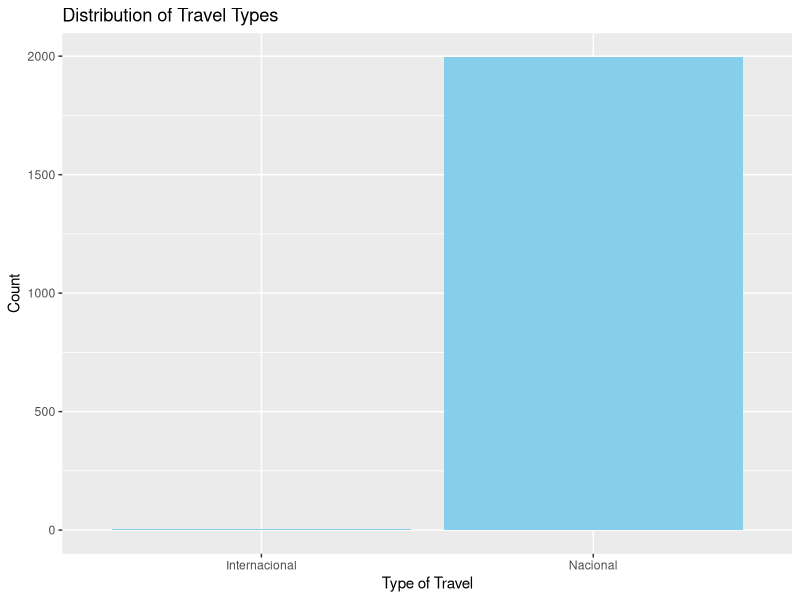
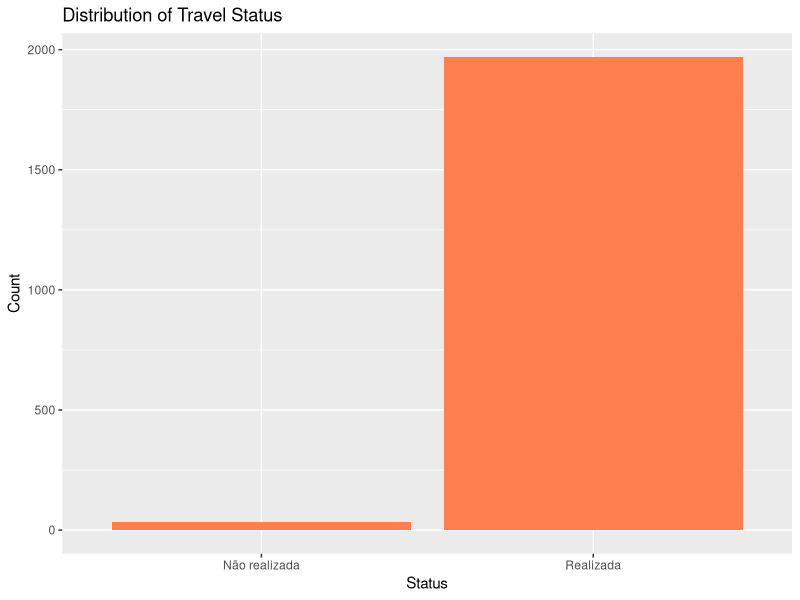
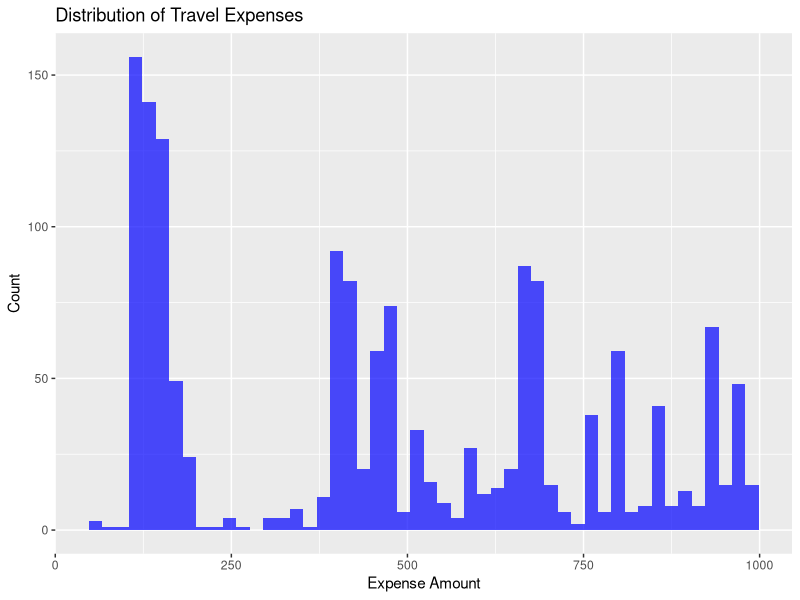
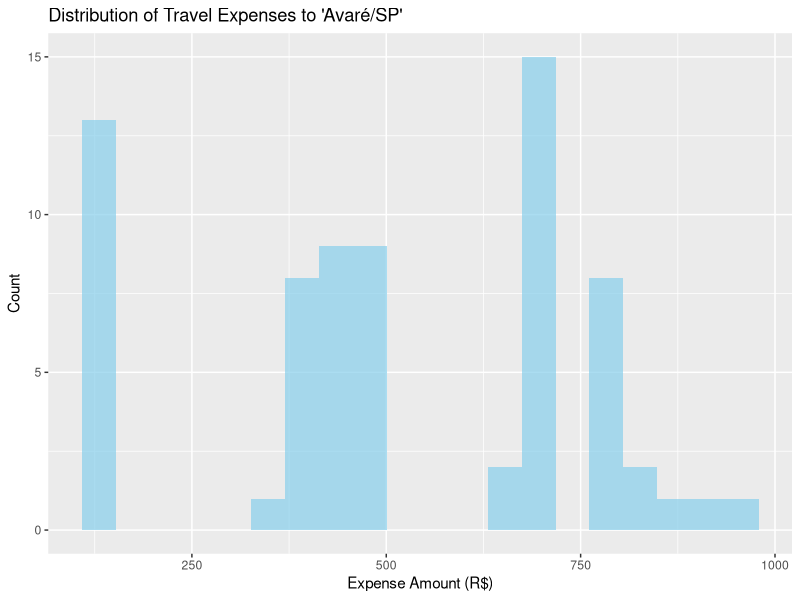
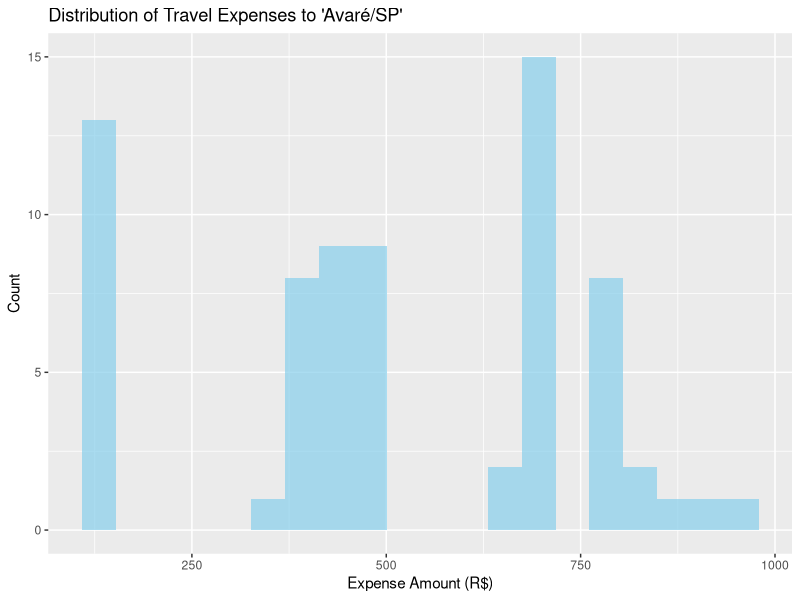

Here is the R script that generated these plots, in order:
# Install the necessary libraries
setwd("Aula 23102023")

library(lubridate)
suppressPackageStartupMessages(library(tidyverse))

# Import the data
data <- read.csv("exemplo_viagens.csv", sep=";", stringsAsFactors=FALSE)

# View the structure of the data
str(data)

# Summary of the data
summary(data)

# Remove the 'X' column
data <- data %>% select(-X)

# Plot distribution of travel types
data %>%
  group_by(`Tipo.Viagem`) %>%
  summarize(count = n()) %>%
  ggplot(aes(x = `Tipo.Viagem`, y = count)) +
  geom_bar(stat = "identity", fill = "skyblue") +
  labs(title = "Distribution of Travel Types", x = "Type of Travel", y = "Count")

# Plot distribution of travel status
data %>%
  group_by(Situação) %>%
  summarize(count = n()) %>%
  ggplot(aes(x = Situação, y = count)) +
  geom_bar(stat = "identity", fill = "coral") +
  labs(title = "Distribution of Travel Status", x = "Status", y = "Count")

# Create a temporary column with cleaned 'Valor.Total' values
data$temp_cleaned_values <- gsub("R\\$ ", "", data$`Valor.Total`)
data$temp_cleaned_values <- gsub(",", ".", data$temp_cleaned_values)

# Identify rows with problematic 'Valor.Total' values
problematic_rows <- !grepl("^[0-9]+\\.\\d{2}$", data$temp_cleaned_values)
problematic_values <- data[problematic_rows, ]$`Valor.Total`

# Print the problematic values
print(problematic_values)

# Remove the temporary column
data$temp_cleaned_values <- NULL

# Convert "Valor Total" to numeric
data$`Valor.Total` <- as.numeric(gsub(",", ".", gsub("R\\$ ", "", data$`Valor.Total`)))

# Re-check NAs
na_count <- sum(is.na(data$`Valor.Total`))
print(paste("Number of NA values after conversion:", na_count))

# Plotting distribution of travel expenses (filtering out NAs)
data_filtered <- data %>% filter(!is.na(`Valor.Total`))
p <- ggplot(data_filtered, aes(x = `Valor.Total`)) +
  geom_histogram(fill = "blue", bins = 50, alpha = 0.7) +
  labs(title = "Distribution of Travel Expenses", x = "Expense Amount", y = "Count")
print(p)

# Filter the data to only include travels with "Avaré/SP" as a destination
avare_travels <- data_filtered %>% filter(grepl("Avaré/SP", Destinos, ignore.case = TRUE))

# Plotting distribution of travel expenses to "Avaré/SP"
p_avare <- ggplot(avare_travels, aes(x = `Valor.Total`)) +
  geom_histogram(fill = "skyblue", bins = 20, alpha = 0.7) +
  labs(title = "Distribution of Travel Expenses to 'Avaré/SP'", x = "Expense Amount (R$)", y = "Count")
print(p_avare)

# Save the plot to an image file
ggsave("plot_avare.png", plot = p_avare)
